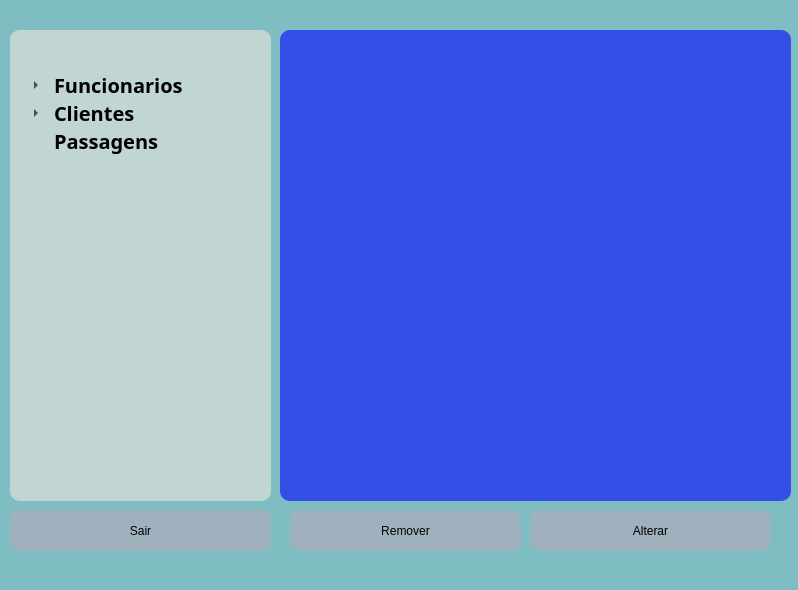
<?xml version="1.0" encoding="UTF-8"?>
<ui version="4.0">
 <class>telaMenuGerente</class>
 <widget class="QMainWindow" name="telaMenuGerente">
  <property name="geometry">
   <rect>
    <x>0</x>
    <y>0</y>
    <width>798</width>
    <height>590</height>
   </rect>
  </property>
  <property name="windowTitle">
   <string>AirSys - Menu</string>
  </property>
  <property name="styleSheet">
   <string notr="true">#telaMenuGerente
{
background-color: #7EBDC2;
}

#tabelaFuncionarios
{
border-radius: 10px;
background-color: rgba(0, 0, 255, 150);
}

#frameListaOpcoes
{
border-radius: 10px;
background-color: rgba(239, 230, 221, 150);
}

#listaOpcoes
{
font: 15pt &quot;MathJax_Size1&quot;;
background-color: rgb(255, 255, 255, 0);
}

#botaoVoltar
{
font: 14pt &quot;Bitstream Vera Sans&quot;;
border-radius:9px;
background-color: #9FB1BC;
}
#botaoVoltar:hover
{
font: 14pt &quot;Bitstream Vera Sans&quot;;
border-radius:9px;
background-color: #6E8898;
}

#botaoRemover
{
font: 14pt &quot;Bitstream Vera Sans&quot;;
border-radius:9px;
background-color: #9FB1BC;
}
#botaoRemover:hover
{
font: 14pt &quot;Bitstream Vera Sans&quot;;
border-radius:9px;
background-color: #6E8898;
}

#botaoAlterar
{
font: 14pt &quot;Bitstream Vera Sans&quot;;
border-radius:9px;
background-color: #9FB1BC;
}
#botaoAlterar:hover
{
font: 14pt &quot;Bitstream Vera Sans&quot;;
border-radius:9px;
background-color: #6E8898;
}</string>
  </property>
  <widget class="QWidget" name="centralwidget">
   <widget class="QTableWidget" name="tabelaFuncionarios">
    <property name="geometry">
     <rect>
      <x>280</x>
      <y>30</y>
      <width>511</width>
      <height>471</height>
     </rect>
    </property>
    <property name="font">
     <font>
      <pointsize>12</pointsize>
     </font>
    </property>
    <property name="verticalScrollBarPolicy">
     <enum>Qt::ScrollBarAlwaysOff</enum>
    </property>
    <property name="sizeAdjustPolicy">
     <enum>QAbstractScrollArea::AdjustIgnored</enum>
    </property>
    <property name="autoScroll">
     <bool>true</bool>
    </property>
    <property name="showDropIndicator" stdset="0">
     <bool>false</bool>
    </property>
    <property name="alternatingRowColors">
     <bool>false</bool>
    </property>
    <property name="selectionMode">
     <enum>QAbstractItemView::SingleSelection</enum>
    </property>
    <property name="selectionBehavior">
     <enum>QAbstractItemView::SelectRows</enum>
    </property>
    <property name="showGrid">
     <bool>false</bool>
    </property>
    <property name="gridStyle">
     <enum>Qt::NoPen</enum>
    </property>
    <property name="cornerButtonEnabled">
     <bool>false</bool>
    </property>
    <attribute name="horizontalHeaderVisible">
     <bool>false</bool>
    </attribute>
    <attribute name="horizontalHeaderDefaultSectionSize">
     <number>101</number>
    </attribute>
    <attribute name="horizontalHeaderStretchLastSection">
     <bool>false</bool>
    </attribute>
    <attribute name="verticalHeaderVisible">
     <bool>false</bool>
    </attribute>
    <attribute name="verticalHeaderDefaultSectionSize">
     <number>60</number>
    </attribute>
    <row>
     <property name="text">
      <string>New Row</string>
     </property>
    </row>
    <row>
     <property name="text">
      <string>New Row</string>
     </property>
    </row>
    <row>
     <property name="text">
      <string>New Row</string>
     </property>
    </row>
    <row>
     <property name="text">
      <string>New Row</string>
     </property>
    </row>
    <row>
     <property name="text">
      <string>New Row</string>
     </property>
    </row>
    <row>
     <property name="text">
      <string>New Row</string>
     </property>
    </row>
    <row>
     <property name="text">
      <string>New Row</string>
     </property>
    </row>
    <row>
     <property name="text">
      <string>New Row</string>
     </property>
    </row>
    <column>
     <property name="text">
      <string>New Column</string>
     </property>
    </column>
    <column>
     <property name="text">
      <string>codigo</string>
     </property>
    </column>
    <column>
     <property name="text">
      <string>nome</string>
     </property>
    </column>
    <column>
     <property name="text">
      <string>cpf</string>
     </property>
    </column>
    <column>
     <property name="text">
      <string>numVendas</string>
     </property>
    </column>
   </widget>
   <widget class="QFrame" name="frameListaOpcoes">
    <property name="geometry">
     <rect>
      <x>10</x>
      <y>30</y>
      <width>261</width>
      <height>471</height>
     </rect>
    </property>
    <property name="frameShape">
     <enum>QFrame::StyledPanel</enum>
    </property>
    <property name="frameShadow">
     <enum>QFrame::Raised</enum>
    </property>
    <widget class="QTreeWidget" name="listaOpcoes">
     <property name="geometry">
      <rect>
       <x>10</x>
       <y>40</y>
       <width>241</width>
       <height>361</height>
      </rect>
     </property>
     <property name="font">
      <font>
       <family>MathJax_Size1</family>
       <pointsize>15</pointsize>
       <weight>50</weight>
       <italic>false</italic>
       <bold>false</bold>
      </font>
     </property>
     <property name="styleSheet">
      <string notr="true"/>
     </property>
     <property name="autoScroll">
      <bool>false</bool>
     </property>
     <property name="editTriggers">
      <set>QAbstractItemView::EditKeyPressed</set>
     </property>
     <property name="selectionMode">
      <enum>QAbstractItemView::SingleSelection</enum>
     </property>
     <property name="indentation">
      <number>30</number>
     </property>
     <property name="uniformRowHeights">
      <bool>false</bool>
     </property>
     <property name="sortingEnabled">
      <bool>false</bool>
     </property>
     <property name="allColumnsShowFocus">
      <bool>false</bool>
     </property>
     <attribute name="headerVisible">
      <bool>false</bool>
     </attribute>
     <attribute name="headerCascadingSectionResizes">
      <bool>true</bool>
     </attribute>
     <attribute name="headerMinimumSectionSize">
      <number>30</number>
     </attribute>
     <column>
      <property name="text">
       <string>Opções</string>
      </property>
      <property name="textAlignment">
       <set>AlignCenter</set>
      </property>
     </column>
     <item>
      <property name="text">
       <string>Funcionarios</string>
      </property>
      <property name="font">
       <font>
        <weight>75</weight>
        <bold>true</bold>
       </font>
      </property>
      <item>
       <property name="text">
        <string>Registrar</string>
       </property>
      </item>
     </item>
     <item>
      <property name="text">
       <string>Clientes</string>
      </property>
      <property name="font">
       <font>
        <weight>75</weight>
        <bold>true</bold>
       </font>
      </property>
      <item>
       <property name="text">
        <string>Registrar</string>
       </property>
      </item>
     </item>
     <item>
      <property name="text">
       <string>Passagens</string>
      </property>
      <property name="font">
       <font>
        <weight>75</weight>
        <bold>true</bold>
       </font>
      </property>
     </item>
    </widget>
   </widget>
   <widget class="QPushButton" name="botaoVoltar">
    <property name="geometry">
     <rect>
      <x>10</x>
      <y>510</y>
      <width>261</width>
      <height>41</height>
     </rect>
    </property>
    <property name="text">
     <string>Sair</string>
    </property>
   </widget>
   <widget class="QPushButton" name="botaoRemover">
    <property name="geometry">
     <rect>
      <x>290</x>
      <y>510</y>
      <width>231</width>
      <height>41</height>
     </rect>
    </property>
    <property name="text">
     <string>Remover</string>
    </property>
   </widget>
   <widget class="QPushButton" name="botaoAlterar">
    <property name="geometry">
     <rect>
      <x>530</x>
      <y>510</y>
      <width>241</width>
      <height>41</height>
     </rect>
    </property>
    <property name="text">
     <string>Alterar</string>
    </property>
   </widget>
  </widget>
  <widget class="QMenuBar" name="menubar">
   <property name="geometry">
    <rect>
     <x>0</x>
     <y>0</y>
     <width>798</width>
     <height>22</height>
    </rect>
   </property>
  </widget>
 </widget>
 <resources/>
 <connections/>
</ui>
